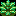

This game map was drawn from its Tiled (.tmx) file and the tilesets committed beside it. A one-line description and the trimmed map source follow:
An orthogonal 1x1 tile map with 16x16 px tiles, 1 tile layer (Grass), 2 tilesets.

<map version="1.0" tiledversion="1.1.2" orientation="orthogonal" renderorder="right-down" compressionlevel="6" width="1" height="1" tilewidth="16" tileheight="16" infinite="0" nextobjectid="1">
 <tileset firstgid="1" source="../tileset/animations.tsx" />
 <tileset firstgid="1025" source="../tileset/wood.tsx" />
 <layer name="Grass" width="1" height="1">
  <data>[1 cells, 1 non-empty, 1 distinct tile ids]</data>
 </layer>
</map>
